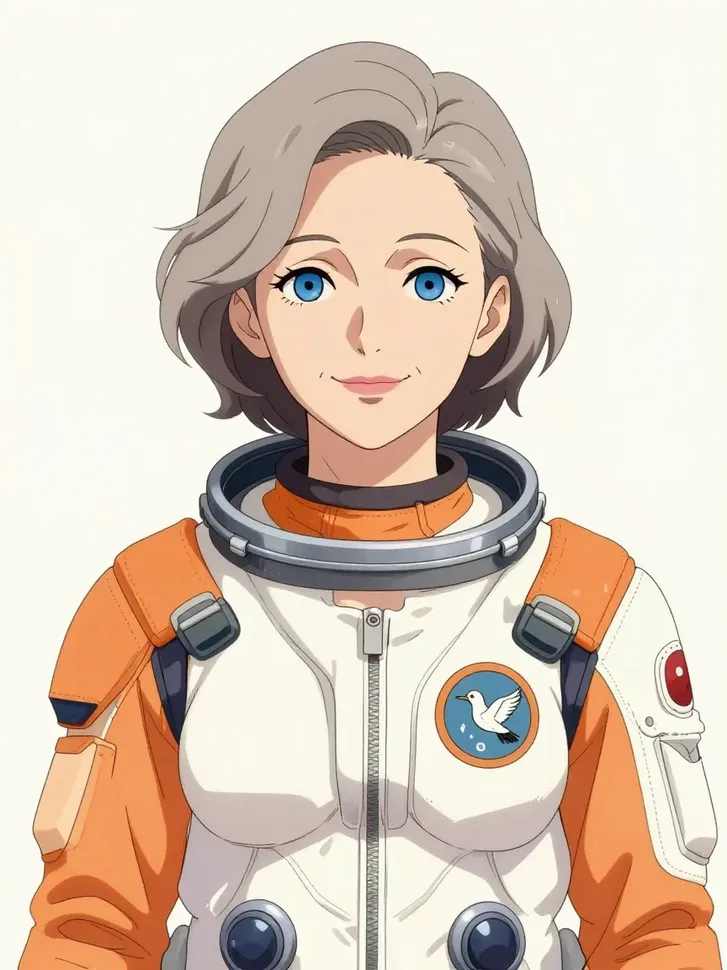
#> input picture assets/rating/imagen4_0.webp, 727 x 970 px, shrunk from 864 x 1152 before the run
$ python _prop_frame.py ../../assets/rating/imagen4_0.webp
#> lines starting #> are read from the running program, lines starting #| are printed output that depends on the picture
# -*- coding: utf-8 -*-
"""Есть ли у пропа «плёнка»: альфа в рамке кадра (там должен быть чистый ноль)."""
import os
import sys

import numpy as np
from PIL import Image

p = sys.argv[1] if len(sys.argv) > 1 else 'assets/sprites/prop_bench.png'
a = np.asarray(Image.open(p).split()[-1]).astype(np.int16)
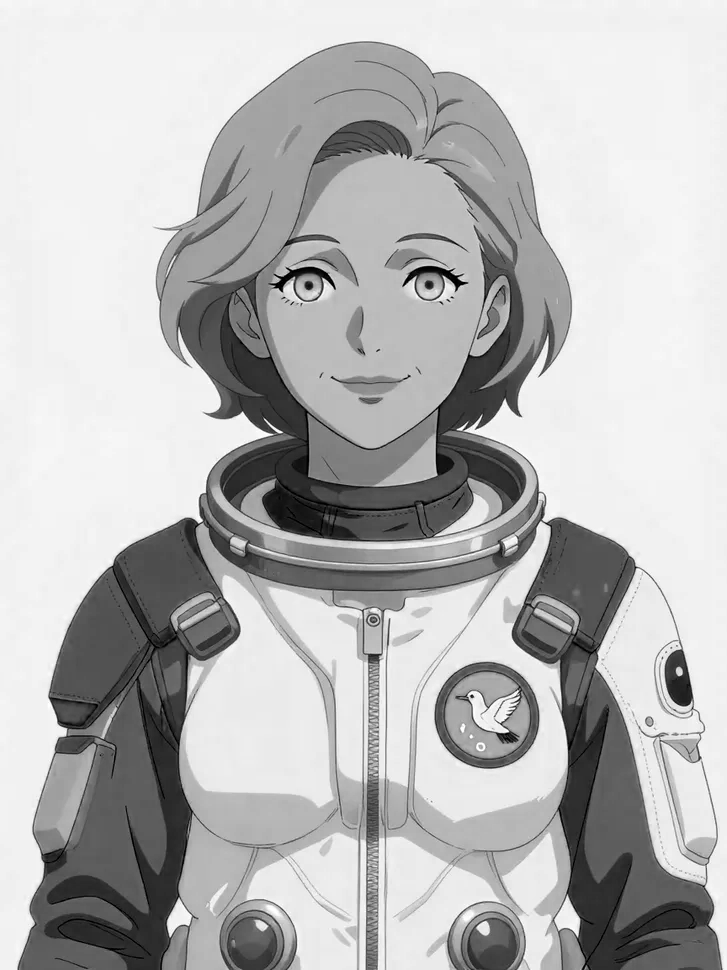
#> a: shape (970, 727) int16; min 0, max 255, mean 184.3
h, w = a.shape
#> h = 970; w = 727
b = 16
for name, patch in (('верх', a[:b]), ('низ', a[-b:]), ('лево', a[:, :b]), ('право', a[:, -b:]),
                    ('угол ЛВ', a[:b, :b]), ('угол ПН', a[-b:, -b:])):
    print('%-8s средняя альфа %5.1f   макс %3d   доля >40: %5.1f%%'
          % (name, patch.mean(), patch.max(), 100 * (patch > 40).mean()))
#> this loop made 6 passes
#> name on passes 1 to 6: 'верх', 'низ', 'лево', 'право', 'угол ЛВ', 'угол ПН'
#| верх     средняя альфа 242.1   макс 246   доля >40: 100.0%
#| низ      средняя альфа 131.0   макс 255   доля >40:  97.3%
#| лево     средняя альфа 241.7   макс 246   доля >40: 100.0%
#| право    средняя альфа 236.2   макс 251   доля >40: 100.0%
#| угол ЛВ  средняя альфа 244.1   макс 246   доля >40: 100.0%
#| угол ПН  средняя альфа 146.8   макс 247   доля >40: 100.0%
print()
print('гистограмма альфы (доли %): ', end='')
for lo, hi in ((0, 8), (8, 40), (40, 90), (90, 160), (160, 220), (220, 256)):
    print('%d-%d: %.1f  ' % (lo, hi, 100 * ((a >= lo) & (a < hi)).mean()), end='')
#> this loop made 6 passes
#| 0-8: 0.2
#| 8-40: 1.7
#| 40-90: 13.3
#| 90-160: 13.6
#| 160-220: 19.6
#| 220-256: 51.6
print()

$ run again, on assets/rating/flux-2-max_0.jpg
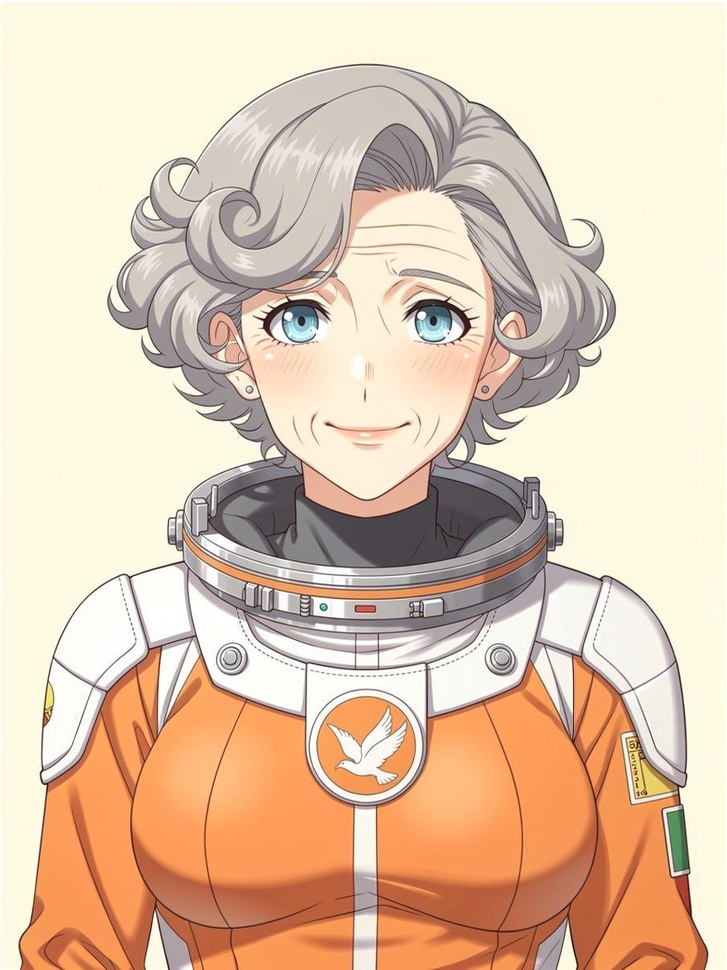
#> input picture assets/rating/flux-2-max_0.jpg, 727 x 970 px, shrunk from 864 x 1152 before the run
#> `a = np.asarray(Image.open(p).split()[-1]).astype(np.int16)`:
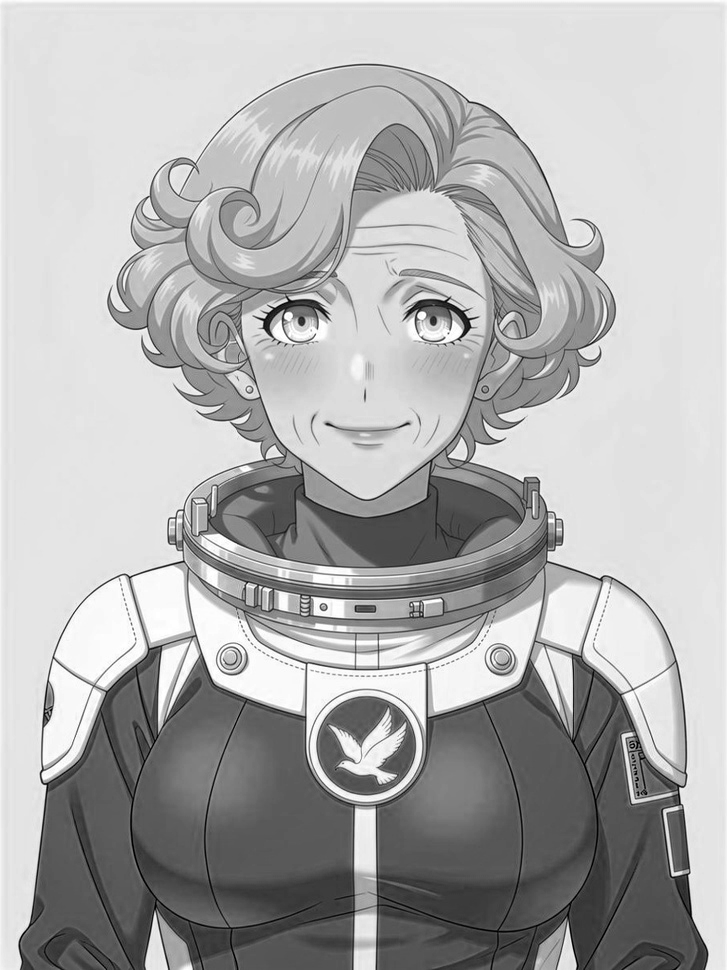
#> a: shape (970, 727) int16; min 0, max 255, mean 176.1
#> the loop `for name, patch in (('верх', a[:b]), ('низ', a[-b:]), ('лево', a[:, :b..` made 6 passes
#> name on passes 1 to 6: 'верх', 'низ', 'лево', 'право', 'угол ЛВ', 'угол ПН'
#> (printed output is left out)
#> the loop `for lo, hi in ((0, 8), (8, 40), (40, 90), (90, 160), (160, 220), (220,..` made 6 passes
#| 0-8: 0.1
#| 8-40: 0.7
#| 40-90: 16.7
#| 90-160: 18.5
#| 160-220: 15.5
#> (further printed lines are left out)

$ run again, on assets/rating/flux-2_0.jpg
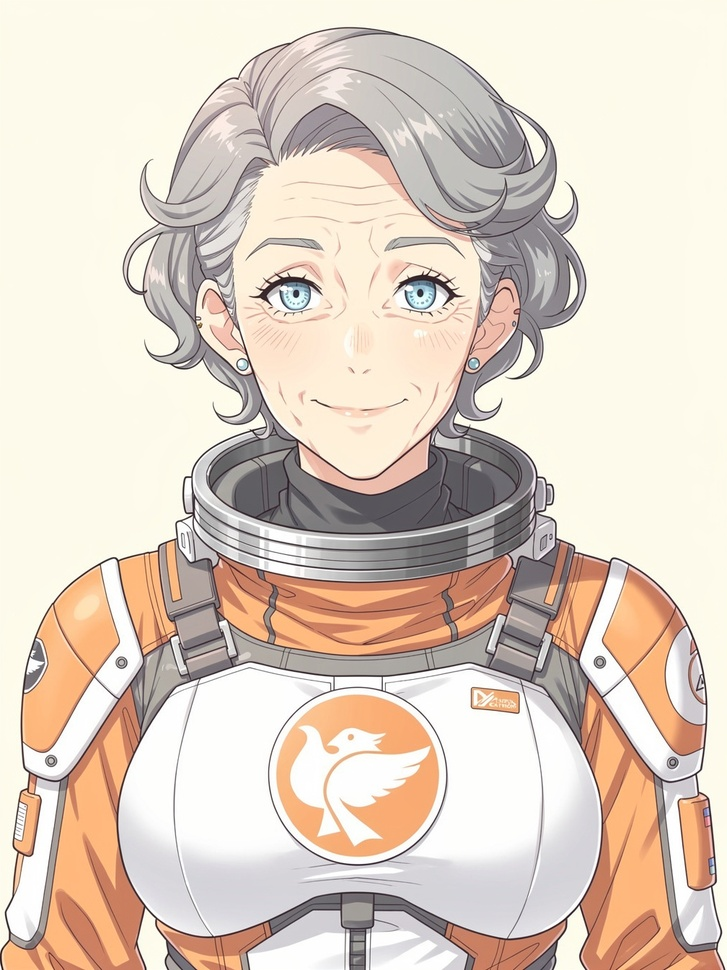
#> input picture assets/rating/flux-2_0.jpg, 727 x 970 px, shrunk from 1008 x 1344 before the run
#> `a = np.asarray(Image.open(p).split()[-1]).astype(np.int16)`:
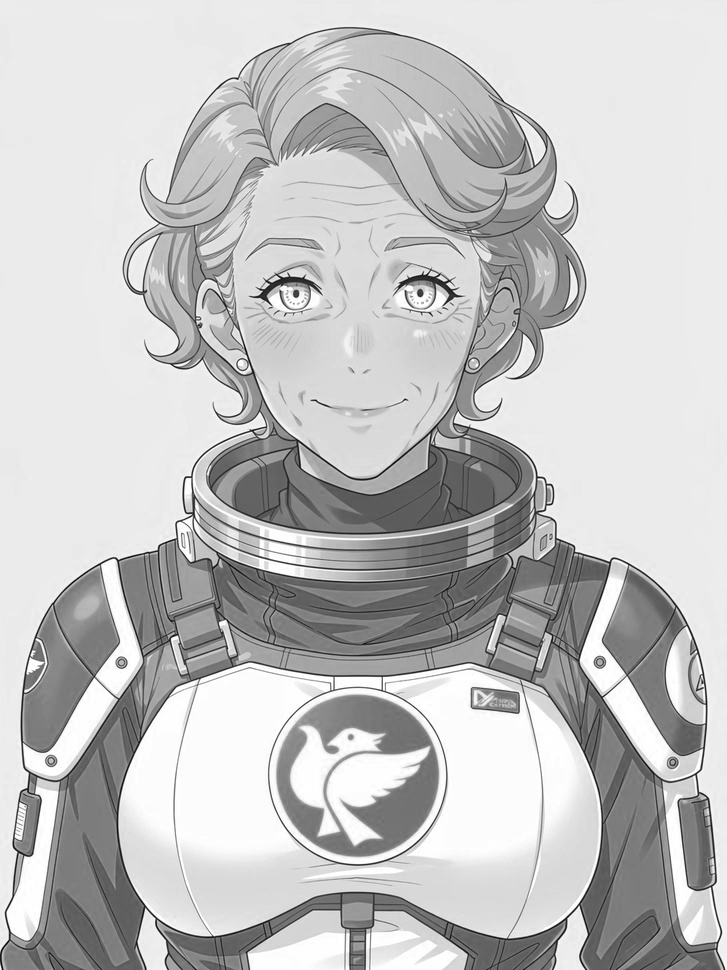
#> a: shape (970, 727) int16; min 0, max 255, mean 195.3
#> the loop `for name, patch in (('верх', a[:b]), ('низ', a[-b:]), ('лево', a[:, :b..` made 6 passes
#> name on passes 1 to 6: 'верх', 'низ', 'лево', 'право', 'угол ЛВ', 'угол ПН'
#> (printed output is left out)
#> the loop `for lo, hi in ((0, 8), (8, 40), (40, 90), (90, 160), (160, 220), (220,..` made 6 passes
#| 0-8: 0.0
#| 8-40: 0.5
#| 40-90: 3.3
#| 90-160: 24.1
#| 160-220: 20.4
#> (further printed lines are left out)

$ run again, on assets/rating/gpt-image-2_0.png
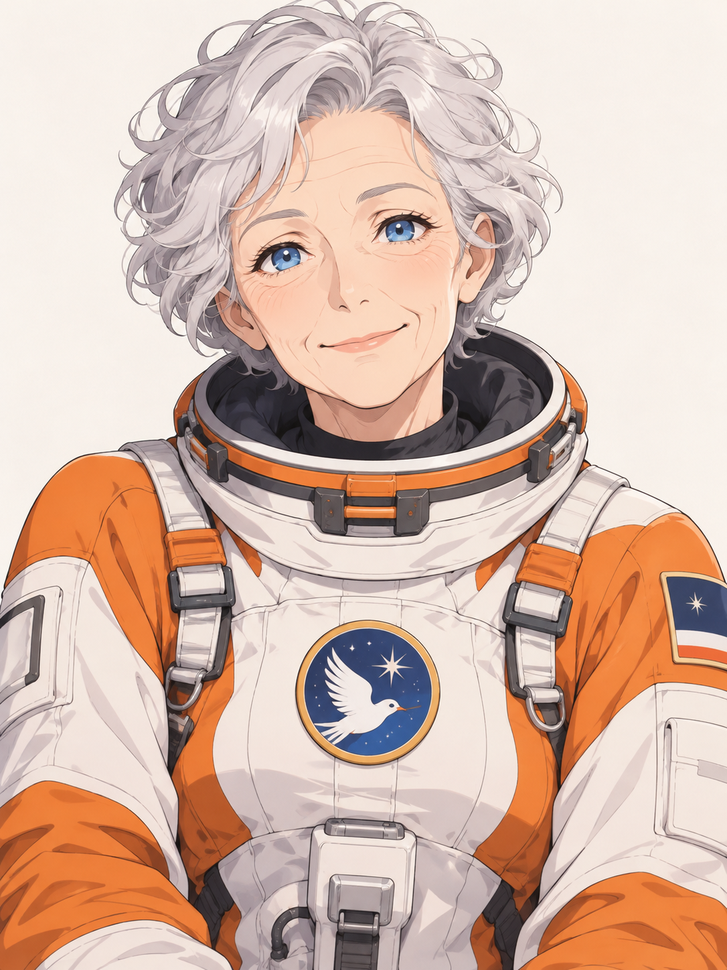
#> input picture assets/rating/gpt-image-2_0.png, 727 x 970 px, shrunk from 1086 x 1448 before the run
#> `a = np.asarray(Image.open(p).split()[-1]).astype(np.int16)`:
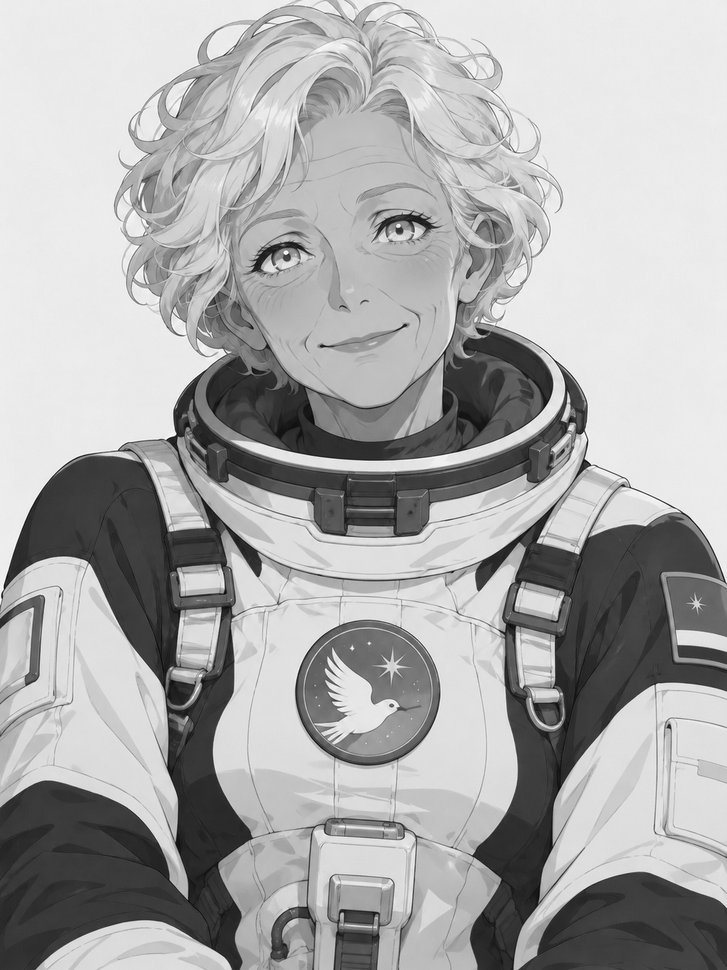
#> a: shape (970, 727) int16; min 7, max 255, mean 170.4
#> the loop `for name, patch in (('верх', a[:b]), ('низ', a[-b:]), ('лево', a[:, :b..` made 6 passes
#> name on passes 1 to 6: 'верх', 'низ', 'лево', 'право', 'угол ЛВ', 'угол ПН'
#> (printed output is left out)
#> the loop `for lo, hi in ((0, 8), (8, 40), (40, 90), (90, 160), (160, 220), (220,..` made 6 passes
#| 0-8: 0.0
#| 8-40: 2.1
#| 40-90: 20.3
#| 90-160: 10.2
#| 160-220: 28.2
#> (further printed lines are left out)
